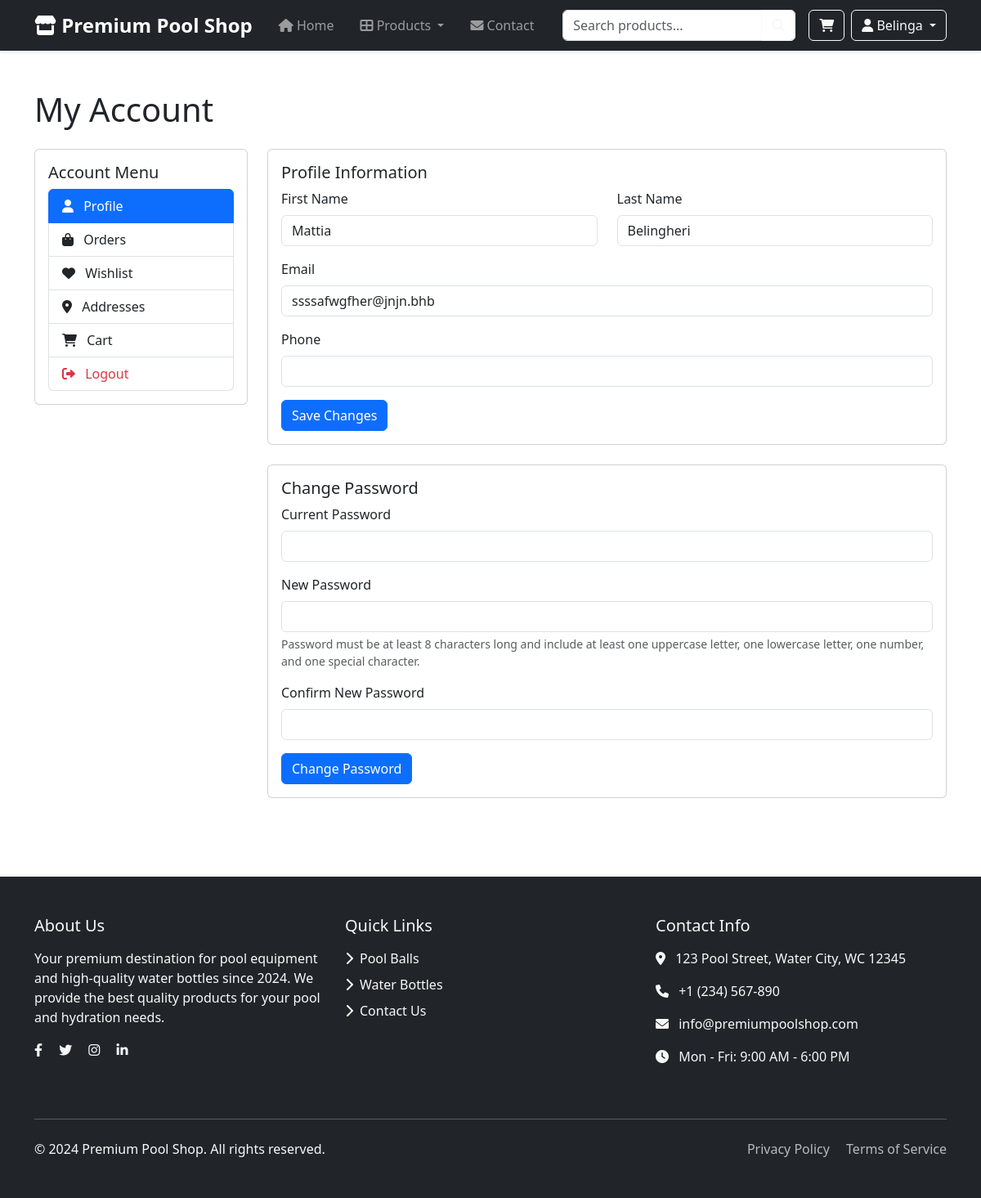
The app's page /account/account.php (signed in), older data.
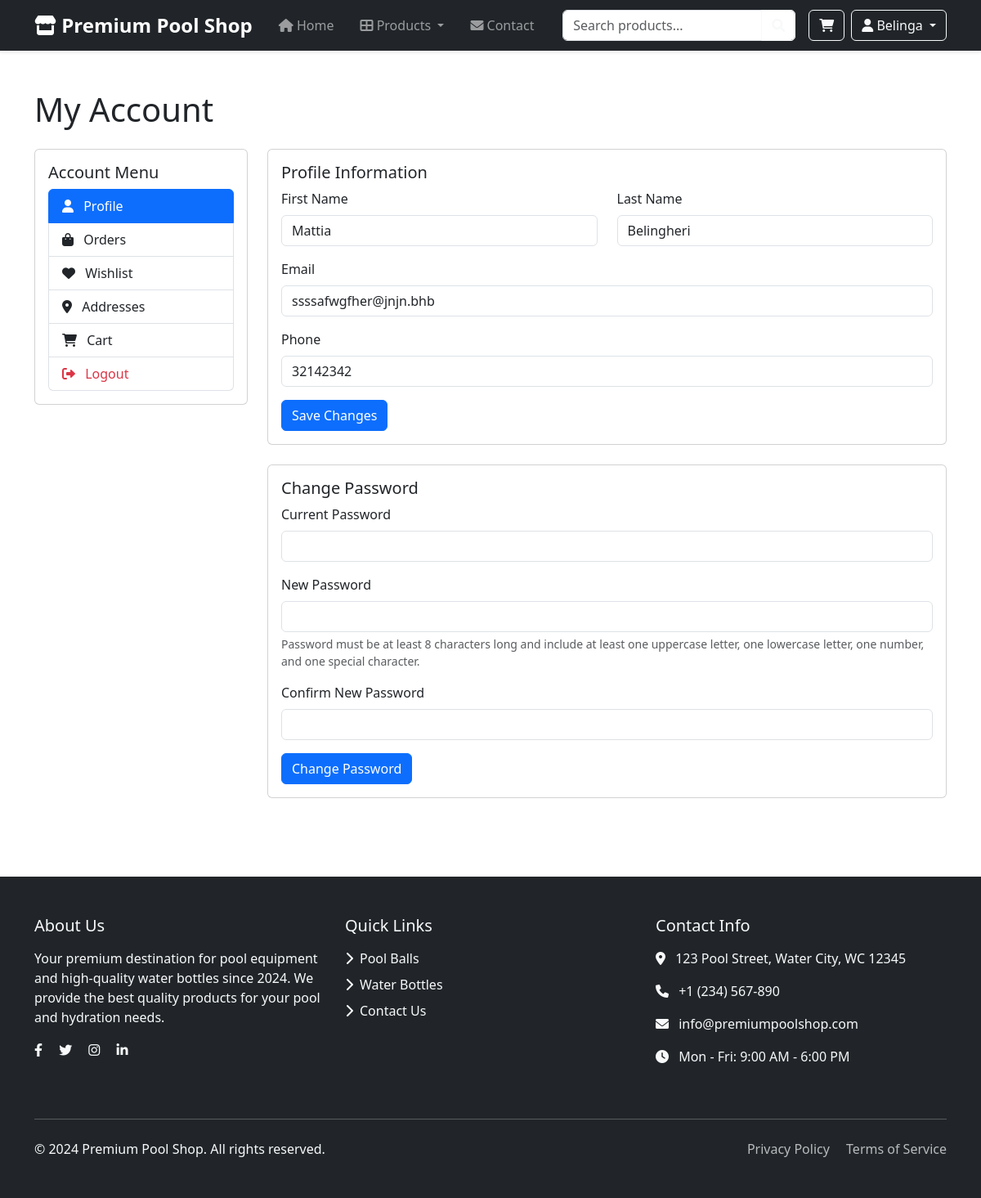
The same page, newer data.
### tables this page shows
CREATE TABLE `users` (
  `id` int(11) NOT NULL,
  `username` varchar(50) NOT NULL,
  `email` varchar(100) NOT NULL,
  `password` varchar(255) NOT NULL,
  `first_name` varchar(50) NOT NULL,
  `last_name` varchar(50) NOT NULL,
  `address` text DEFAULT NULL,
  `city` varchar(100) DEFAULT NULL,
  `state` varchar(50) DEFAULT NULL,
  `country` varchar(50) DEFAULT NULL,
  `phone` varchar(20) DEFAULT NULL
);

### account/account.php (the view, shortened to what this page needs)
<?php
require_once __DIR__ . "/../includes/config/database.php";
$user_sql = "SELECT * FROM users WHERE id = ?";
$user_stmt = mysqli_prepare($conn, $user_sql);
mysqli_stmt_bind_param($user_stmt, "i", $_SESSION['user_id']);
mysqli_stmt_execute($user_stmt);
$user_result = mysqli_stmt_get_result($user_stmt);
$user = mysqli_fetch_assoc($user_result);
include __DIR__ . '/../includes/components/header.php';
?>
<div class="container py-5">
    <h1 class="mb-4">My Account</h1>
    <div class="row">
        <?php include __DIR__ . '/../includes/components/account_menu.php'; ?>
        <div class="col-md-9">
            <div class="card mb-4">
                <div class="card-body">
                    <h5 class="card-title">Profile Information</h5>
                    <form action="update_profile.php" method="POST" id="profileForm">
                        <div class="row">
                            <div class="col-md-12">
                                <div class="row">
                                    <div class="col-md-6 mb-3">
                                        <label for="first_name" class="form-label">First Name</label>
                                        <input type="text" class="form-control" id="first_name" name="first_name" value="<?php echo htmlspecialchars($user['first_name']); ?>" required>
                                    </div>
                                    <div class="col-md-6 mb-3">
                                        <label for="last_name" class="form-label">Last Name</label>
                                        <input type="text" class="form-control" id="last_name" name="last_name" value="<?php echo htmlspecialchars($user['last_name']); ?>" required>
                                    </div>
                                </div>
                                <div class="mb-3">
                                    <label for="email" class="form-label">Email</label>
                                    <input type="email" class="form-control" id="email" name="email" value="<?php echo htmlspecialchars($user['email']); ?>" required>
                                </div>
                                <div class="mb-3">
                                    <label for="phone" class="form-label">Phone</label>
                                    <input type="tel" class="form-control" id="phone" name="phone" value="<?php echo htmlspecialchars($user['phone'] ?? ''); ?>">
                                </div>
                                <button type="submit" class="btn btn-primary">Save Changes</button>
                            </div>
                        </div>
                    </form>
                </div>
            </div>
            <div class="card">
                <div class="card-body">
                    <h5 class="card-title">Change Password</h5>
                    <form action="change_password.php" method="POST" id="passwordForm">
                        <div class="mb-3">
                            <label for="current_password" class="form-label">Current Password</label>
                            <input type="password" class="form-control" id="current_password" name="current_password" required>
                        </div>
                        <div class="mb-3">
                            <label for="new_password" class="form-label">New Password</label>
                            <input type="password" class="form-control" id="new_password" name="new_password" required>
                            <div class="form-text">Password must be at least 8 characters long and include at least one uppercase letter, one lowercase letter, one number, and one special character.</div>
                        </div>
                        <div class="mb-3">
                            <label for="confirm_password" class="form-label">Confirm New Password</label>
                            <input type="password" class="form-control" id="confirm_password" name="confirm_password" required>
                        </div>
                        <button type="submit" class="btn btn-primary">Change Password</button>
                    </form>
                </div>
            </div>
        </div>
    </div>
</div>
<?php include __DIR__ . '/../includes/components/footer.php'; ?>

Row changes from the older to the newer data that the page shows:
changed users "Mattia": phone (not shown) → "32142342"
